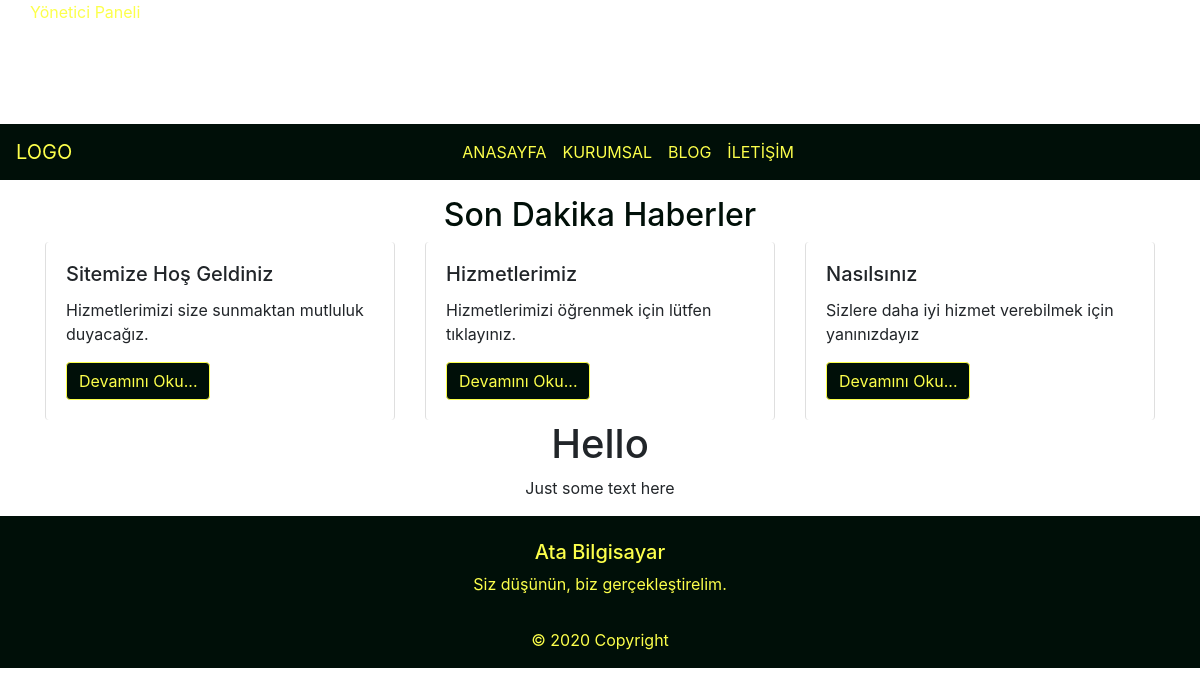
The page / on the database its author committed.
### news/models.py (models this page shows, shortened)
class LatestPost(models.Model):
    LatestTitle = models.CharField(max_length=100, verbose_name="Başlık")
    LatestContent = models.TextField(verbose_name="İçerik")
    date = models.DateTimeField(auto_now_add=True)

### news/views.py (the view)
# urls.py: path('', BlogPageView.as_view(), name='index'),
class BlogPageView(ListView):
    model = LatestPost
    template_name = "index.html"

### templates/index.html
{% extends 'base.html' %} {% block content %} {% load static %}
<div class="container">
    <div class="row mt-3">
        <div class="col-sm-12 text-center">
            <h2>Son Dakika Haberler</h2>
        </div>
        {% for LatestPost in object_list %}
        <div class="col-sm-4">
            <div class="card" style="width: auto;">
                <div class="card-body">
                    <h5 class="card-title">{{LatestPost.LatestTitle}}</h5>
                    <p class="card-text">{{LatestPost.LatestContent}}</p>
                    <button type="button" class="btn btn-primary">Devamını Oku...</button>
                </div>
            </div>
        </div>
        {% endfor %}
    </div>
    <div class="row">
        <div class="col-sm-12 text-center">
            <h1>Hello</h1>
            <p>Just some text here</p>
        </div>
    </div>
</div>
{% endblock content %}

### static/css/main.css (style rules this page uses)
h2 { color: #000F08; }
.btn { background-color: #000F08 !important; color: #FCFF4B !important; border-color: #FCFF4B !important; }
.card { border-block: #FCFF4B !important; }

### rows shown on the page
LatestPost: LatestTitle "Sitemize Hoş Geldiniz", LatestContent "Hizmetlerimizi size sunmaktan mutluluk duyacağız."
LatestPost: LatestTitle "Hizmetlerimiz", LatestContent "Hizmetlerimizi öğrenmek için lütfen tıklayınız."
LatestPost: LatestTitle "Nasılsınız", LatestContent "Sizlere daha iyi hizmet verebilmek için yanınızdayız"
